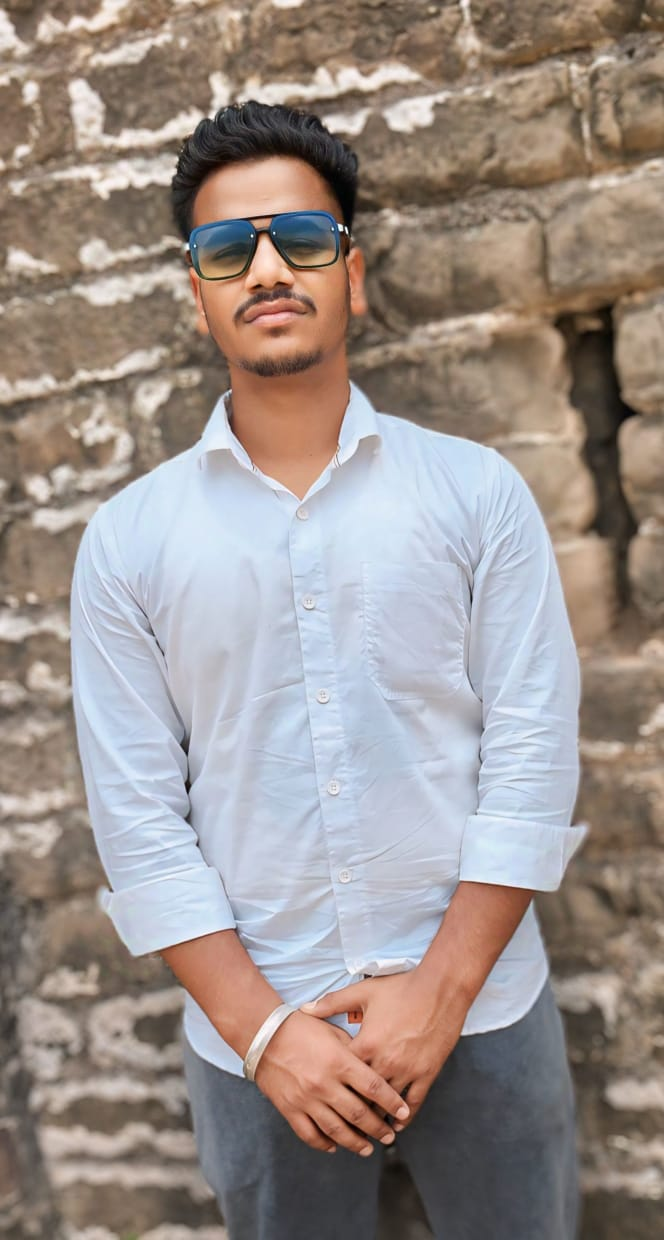
#> input picture Project 4-- Face Recognition Attendance System/dataset/Harsh/1.jpg, 664 x 1240 px; its folder holds only this picture in this run
$ python train_model.py
#> lines starting #> are read from the running program, lines starting #| are printed output that depends on the picture
import cv2
import os
import numpy as np

data_path = "dataset"
face_cascade = cv2.CascadeClassifier(
    "haarcascade_frontalface_default.xml"
)

faces = []
labels = []
label_map = {}
current_label = 0

for person_name in os.listdir(data_path):
    person_path = os.path.join(data_path, person_name)

    if not os.path.isdir(person_path):
        continue

    label_map[current_label] = person_name

    for image_name in os.listdir(person_path):
        image_path = os.path.join(person_path, image_name)

        img = cv2.imread(image_path, cv2.IMREAD_GRAYSCALE)
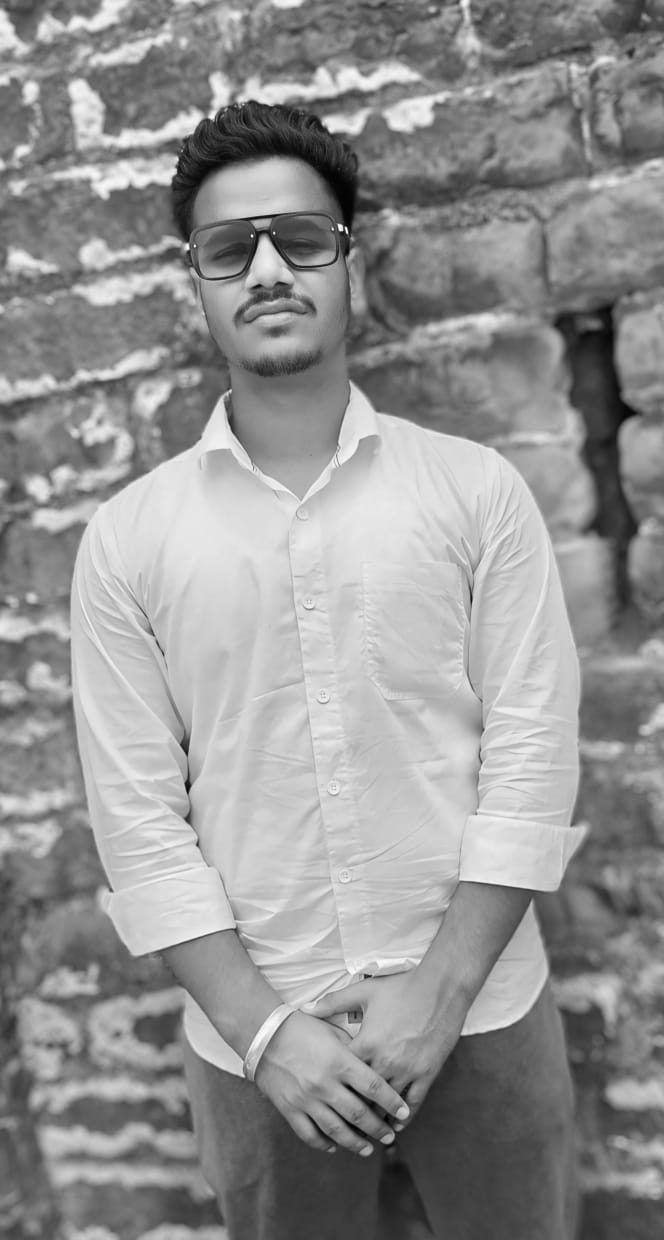
#> img: shape (1240, 664); min 0, max 255, mean 146.5
        if img is None:
            continue

        detected_faces = face_cascade.detectMultiScale(img, 1.3, 5)
#> detected_faces = [[163, 162, 212, 212]]

        for (x, y, w, h) in detected_faces:
            face_roi = img[y:y+h, x:x+w]
            face_roi = cv2.resize(face_roi, (200, 200))  # IMPORTANT
            faces.append(face_roi)
            labels.append(current_label)
#> this loop made 1 pass
#> pass 1, `face_roi = img[y:y+h, x:x+w]`:
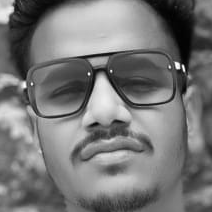
#> face_roi: shape (212, 212); min 1, max 255, mean 119.1
#> after the loop, faces = 1 item; labels = [0]

    current_label += 1

# Train model
model = cv2.face.LBPHFaceRecognizer_create()
model.train(faces, np.array(labels))
model.save("trainer.yml")

np.save("labels.npy", label_map)

print("✅ Model trained successfully")

$ run again, on Project 4-- Face Recognition Attendance System/dataset/Harsh/2.jpg
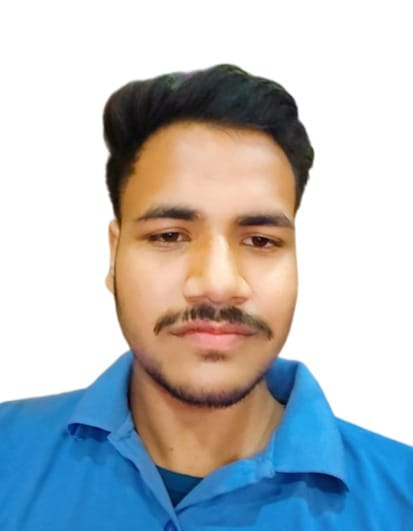
#> input picture Project 4-- Face Recognition Attendance System/dataset/Harsh/2.jpg, 413 x 531 px
#> `img = cv2.imread(image_path, cv2.IMREAD_GRAYSCALE)`:
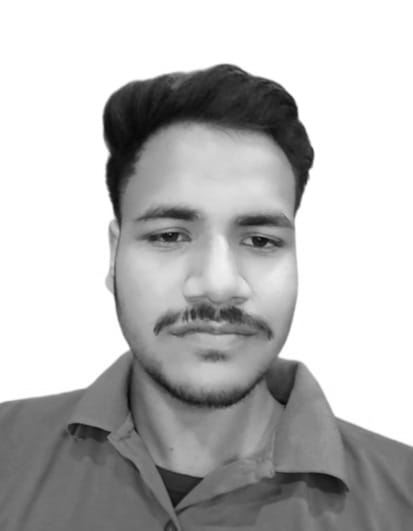
#> img: shape (531, 413); min 7, max 255, mean 186.4
#> detected_faces = [[82, 129, 271, 271]]
#> the loop `for (x, y, w, h) in detected_faces:` made 1 pass
#> pass 1, `face_roi = img[y:y+h, x:x+w]`:
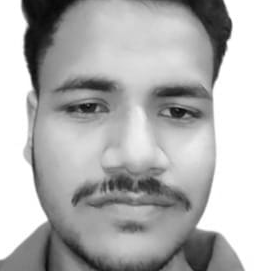
#> face_roi: shape (271, 271); min 7, max 255, mean 179.8
#> after the loop `for (x, y, w, h) in detected_faces:`: faces = 1 item; labels = [0]

$ run again, on Project 4-- Face Recognition Attendance System/dataset/Harsh/4.jpg
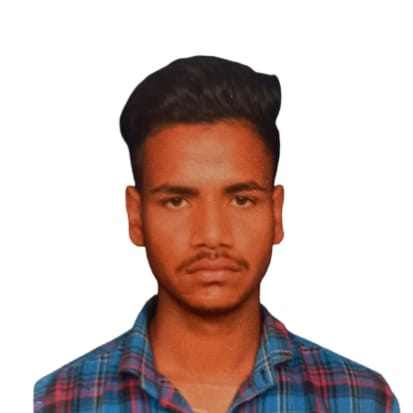
#> input picture Project 4-- Face Recognition Attendance System/dataset/Harsh/4.jpg, 413 x 413 px
#> `img = cv2.imread(image_path, cv2.IMREAD_GRAYSCALE)`:
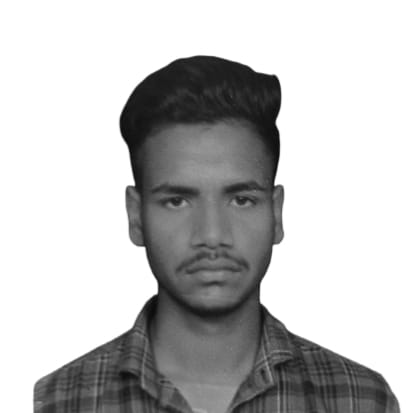
#> img: shape (413, 413); min 5, max 255, mean 191.9
#> detected_faces = [[128, 136, 161, 161]]
#> the loop `for (x, y, w, h) in detected_faces:` made 1 pass
#> pass 1, `face_roi = img[y:y+h, x:x+w]`:
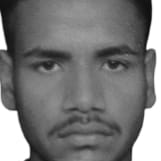
#> face_roi: shape (161, 161); min 8, max 255, mean 120
#> after the loop `for (x, y, w, h) in detected_faces:`: faces = 1 item; labels = [0]
